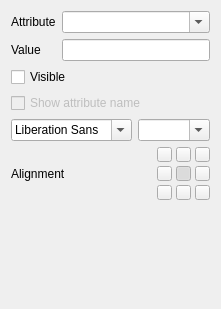
<?xml version="1.0" encoding="UTF-8"?>
<ui version="4.0">
 <class>PropTextInspector</class>
 <widget class="QWidget" name="PropTextInspector">
  <property name="geometry">
   <rect>
    <x>0</x>
    <y>0</y>
    <width>221</width>
    <height>309</height>
   </rect>
  </property>
  <property name="windowTitle">
   <string>Form</string>
  </property>
  <layout class="QVBoxLayout" name="verticalLayout">
   <item>
    <layout class="QGridLayout" name="gridLayout_2">
     <item row="3" column="0" colspan="2">
      <widget class="QCheckBox" name="cbShowName">
       <property name="enabled">
        <bool>false</bool>
       </property>
       <property name="text">
        <string>Show attribute name</string>
       </property>
      </widget>
     </item>
     <item row="1" column="1">
      <widget class="QLineEdit" name="leValue"/>
     </item>
     <item row="1" column="0">
      <widget class="QLabel" name="label_3">
       <property name="text">
        <string>Value</string>
       </property>
      </widget>
     </item>
     <item row="0" column="1">
      <widget class="QComboBox" name="cbProp">
       <property name="sizePolicy">
        <sizepolicy hsizetype="Preferred" vsizetype="Preferred">
         <horstretch>0</horstretch>
         <verstretch>0</verstretch>
        </sizepolicy>
       </property>
       <property name="editable">
        <bool>true</bool>
       </property>
      </widget>
     </item>
     <item row="0" column="0">
      <widget class="QLabel" name="label">
       <property name="text">
        <string>Attribute</string>
       </property>
      </widget>
     </item>
     <item row="2" column="0" colspan="2">
      <widget class="QCheckBox" name="cbVis">
       <property name="text">
        <string>Visible</string>
       </property>
      </widget>
     </item>
    </layout>
   </item>
   <item>
    <layout class="QHBoxLayout" name="horizontalLayout_3">
     <item>
      <widget class="QFontComboBox" name="fontFace">
       <property name="sizePolicy">
        <sizepolicy hsizetype="Preferred" vsizetype="Fixed">
         <horstretch>0</horstretch>
         <verstretch>0</verstretch>
        </sizepolicy>
       </property>
       <property name="minimumSize">
        <size>
         <width>100</width>
         <height>0</height>
        </size>
       </property>
       <property name="maxVisibleItems">
        <number>99</number>
       </property>
      </widget>
     </item>
     <item>
      <widget class="QComboBox" name="fontSize">
       <property name="sizePolicy">
        <sizepolicy hsizetype="Preferred" vsizetype="Fixed">
         <horstretch>0</horstretch>
         <verstretch>0</verstretch>
        </sizepolicy>
       </property>
       <property name="editable">
        <bool>true</bool>
       </property>
      </widget>
     </item>
    </layout>
   </item>
   <item>
    <layout class="QHBoxLayout" name="horizontalLayout_2">
     <item>
      <widget class="QLabel" name="label_2">
       <property name="text">
        <string>Alignment</string>
       </property>
      </widget>
     </item>
     <item>
      <spacer name="horizontalSpacer">
       <property name="orientation">
        <enum>Qt::Horizontal</enum>
       </property>
       <property name="sizeHint" stdset="0">
        <size>
         <width>40</width>
         <height>20</height>
        </size>
       </property>
      </spacer>
     </item>
     <item>
      <layout class="QGridLayout" name="gridLayout" rowstretch="0,0,0,0">
       <property name="spacing">
        <number>4</number>
       </property>
       <item row="2" column="3">
        <widget class="QPushButton" name="btnMidCtr">
         <property name="maximumSize">
          <size>
           <width>15</width>
           <height>15</height>
          </size>
         </property>
         <property name="text">
          <string/>
         </property>
         <property name="checkable">
          <bool>true</bool>
         </property>
         <property name="checked">
          <bool>true</bool>
         </property>
         <attribute name="buttonGroup">
          <string notr="true">alignGroup</string>
         </attribute>
        </widget>
       </item>
       <item row="2" column="2">
        <widget class="QPushButton" name="btnMidLeft">
         <property name="maximumSize">
          <size>
           <width>15</width>
           <height>15</height>
          </size>
         </property>
         <property name="text">
          <string/>
         </property>
         <property name="checkable">
          <bool>true</bool>
         </property>
         <attribute name="buttonGroup">
          <string notr="true">alignGroup</string>
         </attribute>
        </widget>
       </item>
       <item row="1" column="2">
        <widget class="QPushButton" name="btnTopLeft">
         <property name="enabled">
          <bool>true</bool>
         </property>
         <property name="sizePolicy">
          <sizepolicy hsizetype="Fixed" vsizetype="Fixed">
           <horstretch>0</horstretch>
           <verstretch>0</verstretch>
          </sizepolicy>
         </property>
         <property name="maximumSize">
          <size>
           <width>15</width>
           <height>15</height>
          </size>
         </property>
         <property name="text">
          <string/>
         </property>
         <property name="checkable">
          <bool>true</bool>
         </property>
         <attribute name="buttonGroup">
          <string notr="true">alignGroup</string>
         </attribute>
        </widget>
       </item>
       <item row="1" column="4">
        <widget class="QPushButton" name="btnTopRight">
         <property name="maximumSize">
          <size>
           <width>15</width>
           <height>15</height>
          </size>
         </property>
         <property name="text">
          <string/>
         </property>
         <property name="checkable">
          <bool>true</bool>
         </property>
         <attribute name="buttonGroup">
          <string notr="true">alignGroup</string>
         </attribute>
        </widget>
       </item>
       <item row="1" column="3">
        <widget class="QPushButton" name="btnTopCtr">
         <property name="maximumSize">
          <size>
           <width>15</width>
           <height>15</height>
          </size>
         </property>
         <property name="text">
          <string/>
         </property>
         <property name="checkable">
          <bool>true</bool>
         </property>
         <attribute name="buttonGroup">
          <string notr="true">alignGroup</string>
         </attribute>
        </widget>
       </item>
       <item row="3" column="3">
        <widget class="QPushButton" name="btnBotCtr">
         <property name="maximumSize">
          <size>
           <width>15</width>
           <height>15</height>
          </size>
         </property>
         <property name="text">
          <string/>
         </property>
         <property name="checkable">
          <bool>true</bool>
         </property>
         <attribute name="buttonGroup">
          <string notr="true">alignGroup</string>
         </attribute>
        </widget>
       </item>
       <item row="2" column="4">
        <widget class="QPushButton" name="btnMidRight">
         <property name="maximumSize">
          <size>
           <width>15</width>
           <height>15</height>
          </size>
         </property>
         <property name="text">
          <string/>
         </property>
         <property name="checkable">
          <bool>true</bool>
         </property>
         <attribute name="buttonGroup">
          <string notr="true">alignGroup</string>
         </attribute>
        </widget>
       </item>
       <item row="3" column="2">
        <widget class="QPushButton" name="btnBotLeft">
         <property name="maximumSize">
          <size>
           <width>15</width>
           <height>15</height>
          </size>
         </property>
         <property name="text">
          <string/>
         </property>
         <property name="checkable">
          <bool>true</bool>
         </property>
         <attribute name="buttonGroup">
          <string notr="true">alignGroup</string>
         </attribute>
        </widget>
       </item>
       <item row="3" column="4">
        <widget class="QPushButton" name="btnBotRight">
         <property name="maximumSize">
          <size>
           <width>15</width>
           <height>15</height>
          </size>
         </property>
         <property name="text">
          <string/>
         </property>
         <property name="checkable">
          <bool>true</bool>
         </property>
         <attribute name="buttonGroup">
          <string notr="true">alignGroup</string>
         </attribute>
        </widget>
       </item>
      </layout>
     </item>
    </layout>
   </item>
   <item>
    <spacer name="verticalSpacer">
     <property name="orientation">
      <enum>Qt::Vertical</enum>
     </property>
     <property name="sizeHint" stdset="0">
      <size>
       <width>20</width>
       <height>40</height>
      </size>
     </property>
    </spacer>
   </item>
  </layout>
 </widget>
 <resources/>
 <connections>
  <connection>
   <sender>cbVis</sender>
   <signal>toggled(bool)</signal>
   <receiver>cbShowName</receiver>
   <slot>setEnabled(bool)</slot>
   <hints>
    <hint type="sourcelabel">
     <x>110</x>
     <y>92</y>
    </hint>
    <hint type="destinationlabel">
     <x>110</x>
     <y>120</y>
    </hint>
   </hints>
  </connection>
 </connections>
 <buttongroups>
  <buttongroup name="alignGroup"/>
 </buttongroups>
</ui>
